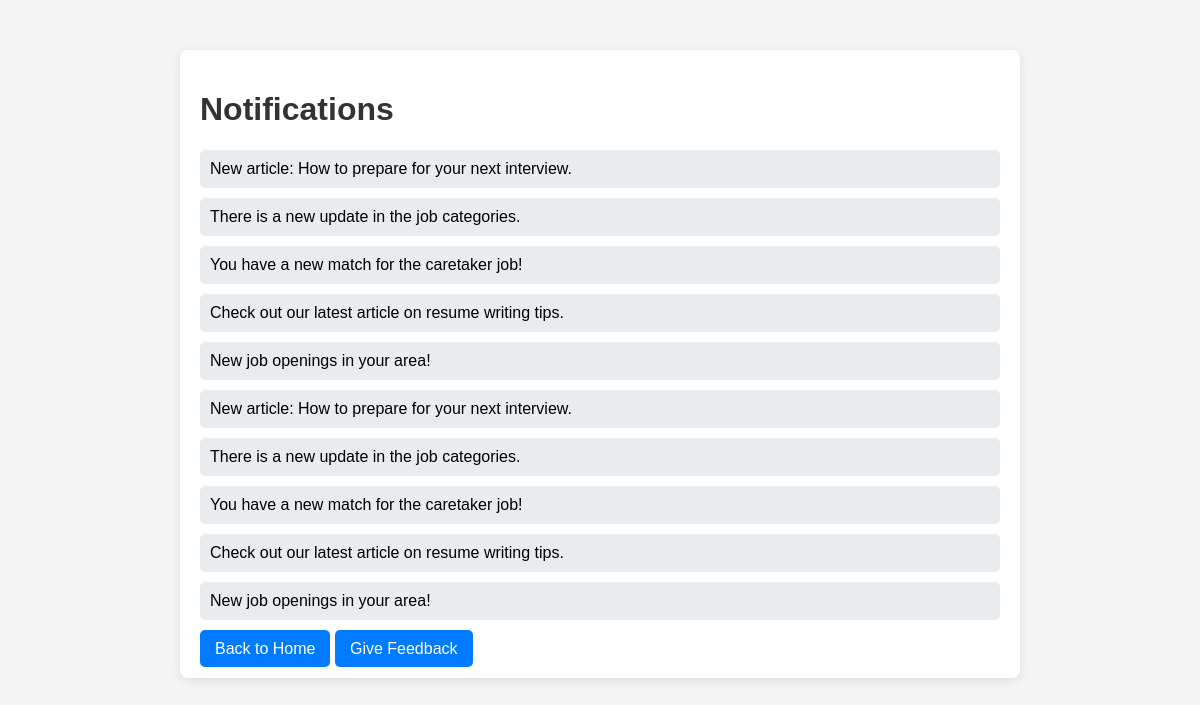
The page /notifications on the database its author committed.
### tables this page shows
CREATE TABLE notifications (
    id INTEGER PRIMARY KEY AUTOINCREMENT,
    message TEXT NOT NULL
);

### blueprints/appNOTIFICATION.py (the view)
@appNOTIFICATION_bp.route('/notifications')
def notifications():
    conn = connect_db()
    cursor = conn.cursor()
    cursor.execute("SELECT * FROM notifications ORDER BY id DESC LIMIT 10")  # Adjust 'id' as needed
    notifications = cursor.fetchall()
    conn.close()
    return render_template('notifications.html', notifications=notifications)

### blueprints/appNOTIFICATION.py (called while the page is built)
def connect_db():
    return sqlite3.connect('feedbackNnotif.db')

### templates/notifications.html (shortened to what this page needs)
<!DOCTYPE html>
<html lang="en">
<head>
    <link rel="stylesheet" type="text/css" href="{{ url_for('static', filename='css/stylesnotNfeed.css') }}">
</head>
<body>
    <div class="container">
        <h1>Notifications</h1>
        <ul>
            {% for notification in notifications %}
                <li>{{ notification[1] }}</li>
            {% endfor %}
        </ul>
        <div class="link-group">
            <a href="http://127.0.0.1:5000/homepage2">Back to Home</a>
            <a href="/feedback">Give Feedback</a>
        </div>
    </div>
</body>
</html>

### static/css/stylesnotNfeed.css (style rules this page uses)
body { font-family: Arial, sans-serif; background-color: #f4f4f4; margin: 0; padding: 0; }
.container { max-width: 800px; margin: 50px auto; padding: 20px; background: #fff; border-radius: 8px; box-shadow: 0 2px 10px rgba(0, 0, 0, 0.1); }
h1 { color: #333; }
ul { list-style-type: none; padding: 0; }
ul li { background: #e9ecef; margin: 10px 0; padding: 10px; border-radius: 5px; }
.button-group, .link-group { margin-top: 20px; }
.button, .link-group a { text-decoration: none; color: #fff; background-color: #007bff; padding: 10px 15px; border-radius: 5px; transition: background-color 0.3s; }

### rows shown on the page
notifications: message "New article: How to prepare for your next interview."
notifications: message "There is a new update in the job categories."
notifications: message "You have a new match for the caretaker job!"
notifications: message "Check out our latest article on resume writing tips."
notifications: message "New job openings in your area!"
notifications: message "New article: How to prepare for your next interview."
notifications: message "There is a new update in the job categories."
notifications: message "You have a new match for the caretaker job!"
notifications: message "Check out our latest article on resume writing tips."
notifications: message "New job openings in your area!"
